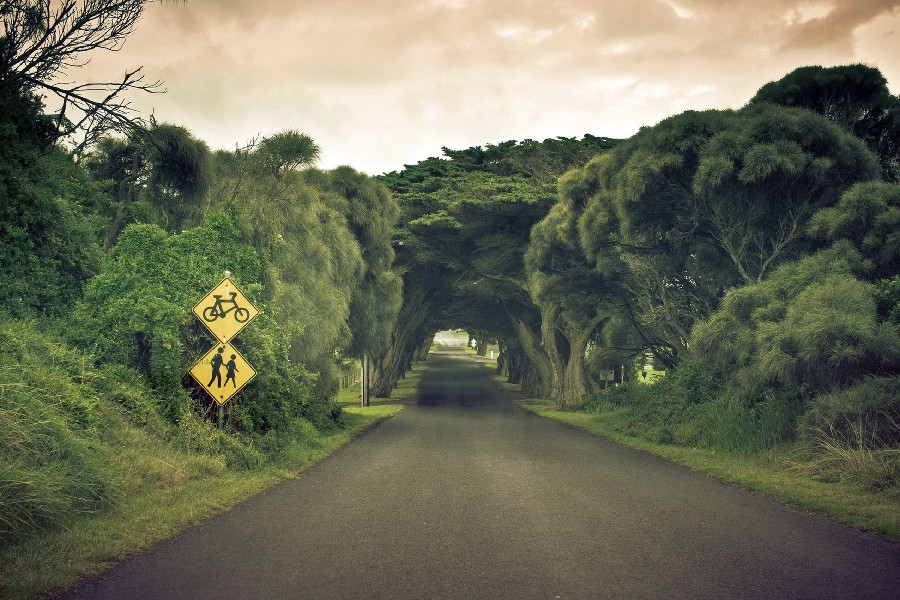
//> input picture Design/example.jpg, 900 x 600 px, given in place of red.png, which was not available
$ ./main   (built with g++ and OpenCV 4)
//> lines starting //> are read from the running program, lines starting //| are printed output that depends on the picture; pictures that were not available may be replaced by others from this repository, and a replacement may not be noted
#include <opencv2\opencv.hpp>
#include <ctime>
#include <cstdlib>

using namespace cv;
int main() {
	srand((unsigned int)time(NULL));
	Mat createRandomImage();
	void HSVsegment(Mat inputImage, Mat & outputImage, int segmentSize = 30, int whiteThreshold = 30);
	Mat random = createRandomImage(),random_out;
	HSVsegment(random,random_out);
	Mat red, green, blue;
	red = imread("red.png");
//> red is the input picture: 600 rows x 900 cols, CV_8UC3; mean B, G, R 88.6, 109.1, 107
	HSVsegment(red,red);
//> call 2 of HSVsegment, with segmentSize = 30, whiteThreshold = 30
//> in HSVsegment (call 2), `cvtColor(inputImage, outputImage, CV_BGR2HSV);`: inputImage: 600 rows x 900 cols, CV_8UC3; mean H, S, V 46.3, 68.1, 114.3
//> in HSVsegment (call 2), `LUT(outputImage, lut, outputImage);`: outputImage: 600 rows x 900 cols, CV_8UC3; mean H, S, V 47.2, 227.7, 255
//> in HSVsegment (call 2), `cvtColor(outputImage, outputImage, CV_HSV2BGR);`:
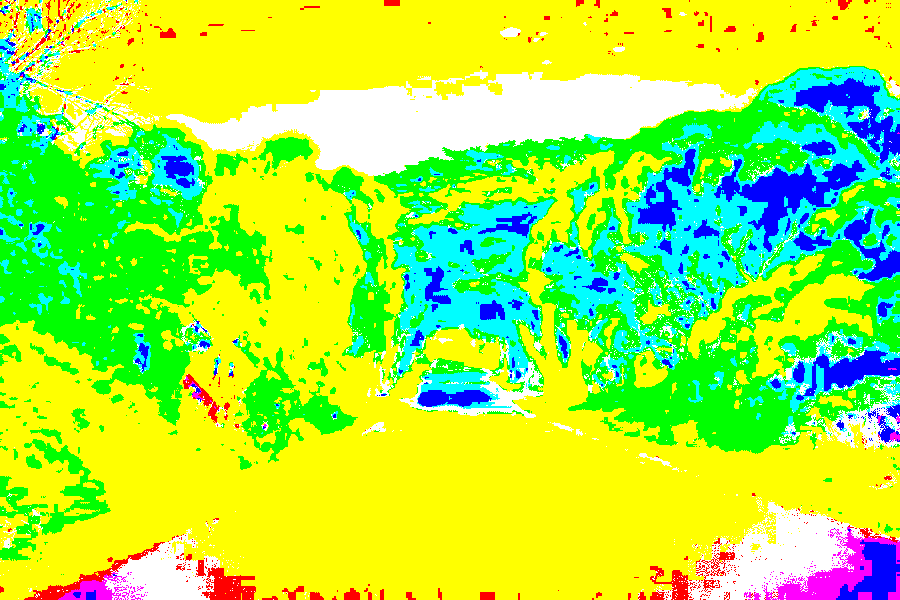
//> outputImage: 600 rows x 900 cols, CV_8UC3; mean B, G, R 64.3, 238.4, 166.1
	green = imread("green.png");
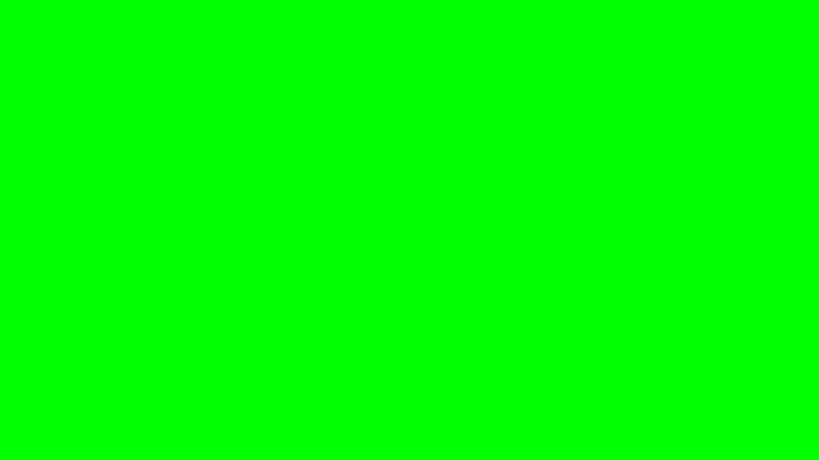
//> input picture Design/green.png, 819 x 460 px
//> green is the input picture: 460 rows x 819 cols, CV_8UC3; mean B, G, R 0, 255, 0
	cvtColor(green, green, CV_BGR2HSV);
//> green: 460 rows x 819 cols, CV_8UC3; mean H, S, V 60, 255, 255
	blue = imread("blue.png");
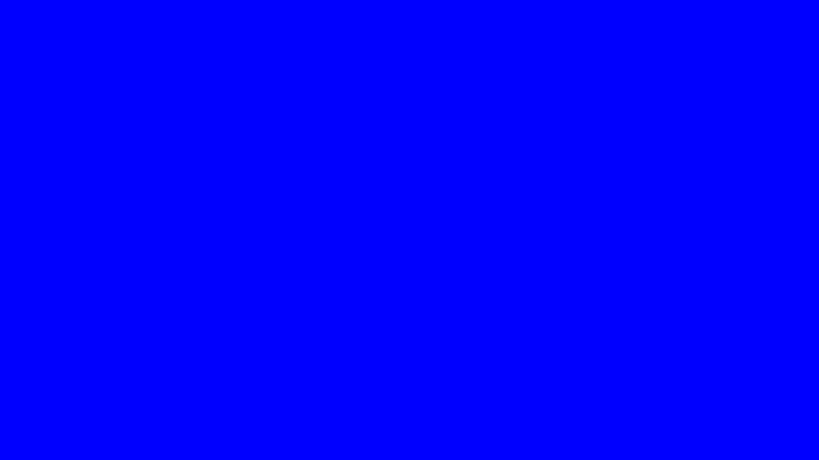
//> input picture Design/blue.png, 819 x 460 px
//> blue is the input picture: 460 rows x 819 cols, CV_8UC3; mean B, G, R 255, 0, 0
	cvtColor(blue, blue, CV_BGR2HSV);
//> blue: 460 rows x 819 cols, CV_8UC3; mean H, S, V 120, 255, 255
	system("pause");

}

Mat createRandomImage() {
	Mat temp(Size(400, 400), CV_8UC3);
	int nRows = temp.rows;
	int nCols = temp.cols;
	for (int i = 0;i < nRows;i++) {
		for (int j = 0;j < nCols;j++) {
			temp.at<Vec3b>(i, j)[0] = rand() / 256;
			temp.at<Vec3b>(i, j)[1] = rand() / 256;
			temp.at<Vec3b>(i, j)[2] = rand() / 256;
		}
	}
	return temp;
}

void HSVsegment(Mat inputImage, Mat & outputImage, int segmentSize = 30, int whiteThreshold = 255) {
	static int prevSegmentSize = 0;
	static Mat lut(1, 256, CV_8UC3);
	if (prevSegmentSize != segmentSize) {
		for (int i = 0;i < 256;i++) {
			int extraHue = i % segmentSize;
			int Hval;

			if (i + segmentSize - extraHue >= 180)
				Hval = 0;//H channel
			else if (extraHue < segmentSize / 2)
				Hval = i - extraHue;//H channel
			else
				Hval = i - extraHue + segmentSize;//H channel

			lut.at<Vec3b>(i)[0] = Hval;
			if (i <= whiteThreshold)
				lut.at<Vec3b>(i)[1] = 0;//S channel
			else
				lut.at<Vec3b>(i)[1] = 255;//S channel

			lut.at<Vec3b>(i)[2] = 255;//V channel
		}
		prevSegmentSize = segmentSize;
	}

	cvtColor(inputImage, outputImage, CV_BGR2HSV);
	LUT(outputImage, lut, outputImage);
	cvtColor(outputImage, outputImage, CV_HSV2BGR);
}
